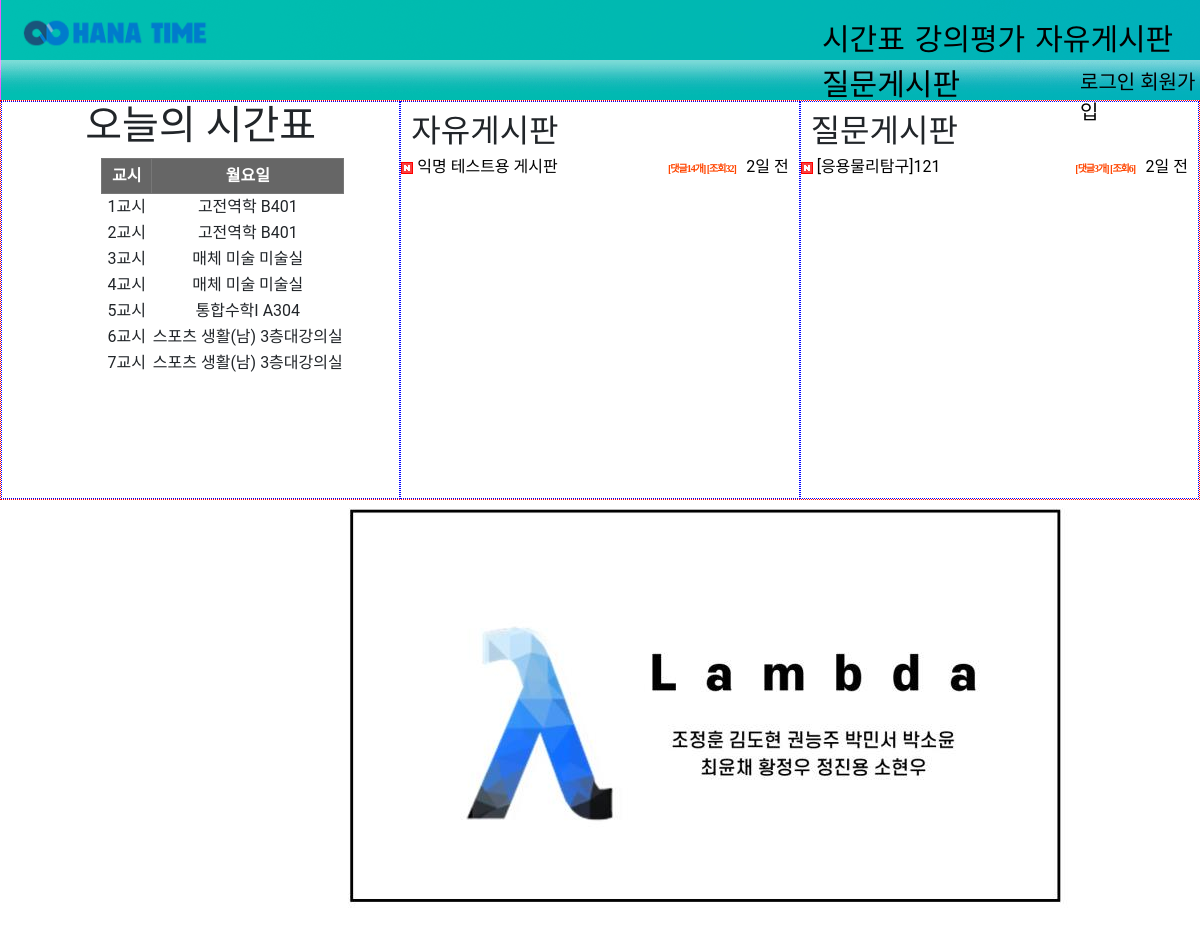
The page / on the database its author committed.
### freeboard/models.py (models this page shows, shortened)
class freeB (models.Model) :
    writer = models.ForeignKey(settings.AUTH_USER_MODEL, on_delete=models.SET_NULL, null=True, verbose_name='작성자')
    title = models.CharField(max_length = 200 )
    body = models.TextField()
    date = models.DateTimeField(auto_now_add=True)
    hits = models.PositiveIntegerField(default=0)
    name = models.CharField(max_length = 20)
    nameINIT = models.CharField(max_length = 20, null=True)
    nameTOname = models.TextField(null=True)
    nameCount = models.PositiveIntegerField(default=1)
    @property
    def created_string(self):
        time = datetime.now(tz=timezone.utc) - self.date
        if time < timedelta(minutes=1):
            return '방금 전'
        elif time < timedelta(hours=1):
            return str(int(time.seconds / 60)) + '분 전'
        elif time < timedelta(days=1):
            return str(int(time.seconds / 3600)) + '시간 전'
        elif time < timedelta(days=7):
            time = datetime.now(tz=timezone.utc).date() - self.date.date()
            return str(time.days) + '일 전'
        else:
            return False

class comment(models.Model) :
    comment = models.CharField(max_length=100)
    date = models.DateTimeField(auto_now_add=True)
    nameINIT = models.CharField(max_length = 20, null=True)
    name = models.CharField(max_length = 20)
    post = models.ForeignKey(freeB, on_delete=models.CASCADE)

### questionboard/models.py (models this page shows, shortened)
class questionB (models.Model) :
    Q_CHOICES = (
        ('미선택', '미선택'),
        ('고전역학', '고전역학'),
        ('응용물리탐구', '응용물리탐구'),
        ('프로그래밍', '프로그래밍'),
        ('수학세미나', '수학세미나'),
        ('통합수학', '통합수학'),
        ('에너지환경과학', '에너지환경과학'),
    )
    writer = models.ForeignKey(settings.AUTH_USER_MODEL, on_delete=models.SET_NULL, null=True, verbose_name='작성자')
    title = models.CharField(max_length = 200 )
    titleQ = models.CharField(max_length = 200, choices = Q_CHOICES)
    body = models.TextField()
    date = models.DateTimeField(auto_now_add=True)
    hits = models.PositiveIntegerField(default=0)
    name = models.CharField(max_length = 20)
    nameINIT = models.CharField(max_length = 20, null=True)
    nameTOname = models.TextField(null=True)
    nameCount = models.PositiveIntegerField(default=1)
    @property
    def created_string(self):
        time = datetime.now(tz=timezone.utc) - self.date
        if time < timedelta(minutes=1):
            return '방금 전'
        elif time < timedelta(hours=1):
            return str(int(time.seconds / 60)) + '분 전'
        elif time < timedelta(days=1):
            return str(int(time.seconds / 3600)) + '시간 전'
        elif time < timedelta(days=7):
            time = datetime.now(tz=timezone.utc).date() - self.date.date()
            return str(time.days) + '일 전'
        else:
            return False

class comment(models.Model) :
    comment = models.CharField(max_length=100)
    date = models.DateTimeField(auto_now_add=True)
    name = models.CharField(max_length = 20)
    post = models.ForeignKey(questionB, on_delete=models.CASCADE)

### homeapp/views.py (the view)
# urls.py: path('', homeview.home, name = 'home'),
def home(request) :
    all_boards = freeB.objects.all().order_by("-date")
    paginator = Paginator(all_boards, 5)
    page = int(request.GET.get('page', 1))
    posts = paginator.get_page(page)
    all_boardsQ = questionB.objects.all().order_by("-date")
    paginatorQ = Paginator(all_boardsQ, 5)
    pageQ = int(request.GET.get('page', 1))
    postsQ = paginatorQ.get_page(page)
    return render(request, 'home.html', {'posts':posts , 'postsQ':postsQ})

### homeapp/templates/home.html (shortened to what this page needs)
{% include 'header.html' %}
{% load static %}
<link rel="stylesheet" type="text/css" href="{% static 'css/style_home.css' %}">
<body>
    <section class="img_prv_layout">
        <div class="img_prv" style="text-align: center;">
            <h1>오늘의 시간표</h1>
            <div class="time_table" style="margin-left: 25%">
                <table summary="수강과목 시간표" style="text-align: center;">
                    <colgroup>
                        <col style="width:50px">
                        <col style="width:auto">
                        <col style="width:auto">
                        <col style="width:auto">
                        <col style="width:auto">
                        <col style="width:auto">
                    </colgroup>
                    <thead>
                        <tr>
                            <th>교시</th>
                            <th>월요일</th>
                        </tr>
                    </thead>
                    <tbody>
                        <tr>
                            <td>1교시<br></td>
                            <td>
                                고전역학 B401
                            </td>
                        </tr>
                        <tr>
                            <td>2교시<br></td>
                            <td>
                                고전역학 B401
                            </td>
                        </tr>
                        <tr>
                            <td>3교시<br></td>
                            <td>
                                매체 미술 미술실
                            </td>
                        </tr>
                        <tr>
                            <td>4교시<br></td>
                            <td>
                                매체 미술 미술실
                            </td>
                        </tr>
                        <tr>
                            <td>5교시<br></td>
                            <td>
                                통합수학Ⅰ A304
                            </td>
                        </tr>
                        <tr>
                            <td>6교시<br></td>
                            <td>
                                스포츠 생활(남) 3층대강의실
                            </td>
                        </tr>
                        <tr>
                            <td>7교시<br></td>
                            <td>
                                스포츠 생활(남) 3층대강의실
                            </td>
                        </tr>
                    </tbody>
                </table>
            </div>
        </div>
        <div class="img_prv">
            <h2 style = "margin-left: 10px; margin-top: 10px;">자유게시판</h2>
            <div class="miso-post-list">
                <div class="post-wrap">
                    <ul class="post-list">
                        {% for post in posts %}
                        <li class="post-row">
                            <a href="{% url 'detail' post.id %}" class="ellipsis"  style = "margin-right: 10px;">
                                <span class="pull-right gray font-12">
                                    <span class="count orangered">
                                        [댓글{{ post.comment_set.all|length }}개]  [조회{{ post.hits }}]  </span>
                                    {% if post.created_string == False %}
                                    {{ post.date|date:'m월 d일' }}
                                    {% else %}
                                    {{ post.created_string }}
                                    {% endif %}
                                    </span>
                                <span class="wr-icon wr-new"></span> {{ post.title }} </a>
                        </li>
                        {% endfor %}
                    </ul>
                </div>
            </div>
        </div>
        <div class="img_prv">
            <h2 style = "margin-left: 10px; margin-top: 10px;">질문게시판</h2>
            <div class="miso-post-list">
                <div class="post-wrap">
                    <ul class="post-list">
                        {% for post in postsQ %}
                        <li class="post-row">
                            <a href="{% url 'detailQ' post.id %}" class="ellipsis"  style = "margin-right: 10px;">
                                <span class="pull-right gray font-12">
                                    <span class="count orangered">
                                        [댓글{{ post.comment_set.all|length }}개]  [조회{{ post.hits}}]  </span>
                                    {% if post.created_string == False %}
                                    {{ post.date|date:'m월 d일' }}
                                    {% else %}
                                    {{ post.created_string }}
                                    {% endif %}
                                    </span>
                                <span class="wr-icon wr-new"></span> [{{ post.titleQ }}]{{ post.title }} </a>
                        </li>
                        {% endfor %}
                    </ul>
                </div>
            </div>
    </section>
    <section class="bottom_ad_layer">
        <div class="ad_wrapper">
            <div class="ad_container">
                <ul class="slider">
                    <li class="item"><img src="{% static 'images/circle/lambda.jpg' %}"></li>
                </ul>
            </div>
        </div>
    </section>
</body>
</html>

### hana/templates/header.html (shortened to what this page needs)
{% load static %}
{% load humanize %}
<!DOCTYPE html>
<html>
<head>
    <link rel="stylesheet" type="text/css" href="{% static 'css/style_header.css' %}">
    <link rel="stylesheet" type="text/css" href="{% static 'css/style.css' %}">
</head>
<body oncontextmenu="return false;" style="min-height: 500px; min-width: 1080px;">
    <div id="wrap" >
        <header>
                <a href = "{% url 'home' %}"><img src="{% static 'images/icons/logo.jpg' %}" class="logo"></a>
                <div class="menubar">
                    <li class="snb01"><a href = "{% url 'timetable' %}" style="text-decoration-line: none;">시간표</a></li>
                    <li class="snb02"><a href = "{% url 'lectureboard' %}" style="text-decoration-line: none;">강의평가</a></li>
                    <li class="snb03"><a href = "{% url 'freeboard' %}" style="text-decoration-line: none;">자유게시판</a></li>
                    <li class="snb04"><a href = "{% url 'questionboard' %}" style="text-decoration-line: none;">질문게시판</a></li>
                </div>
                    {% if user.is_authenticated%}
                    <div class="logbar" style="left:80%">
                        <li style="color:rgb(0,0,0);">{{ user.username }}님 안녕하세요</li>&nbsp;&nbsp;
                        <a href = "{% url 'logout' %}" style="text-decoration-line: none;"> 로그아웃</a>
                    </div>
                    {% else %}
                    <div class="logbar">
                        <a href = "{% url 'login' %}" style="text-decoration-line: none;">로그인</a>
                        <a href = "{% url 'signup' %}" style="text-decoration-line: none;">회원가입</a>
                    </div>
                    {% endif %}
        </header>
    </div>
</body>
</html>

### static/css/style_header.css (style rules this page uses)
body { margin: 0; padding: 0; background: #fff; font-style: normal; font-family: 'verdana', 'dotum'; height: 100%; display: block; font-weight:100; }
div { margin: 0; padding: 0; }
li { list-style: none; }
a { text-decoration-line: none; }
#wrap { position: relative; min-width: 1080px; width: 100%; height: 100px; margin: 0; background: url('/static/images/navbar.gif') repeat-x; }
.logo { object-fit: cover; position: absolute; left: 20px; top: 20px; width: 191px; height: 26px; }
.menubar { position: absolute; left: 68.5%; top: 17px; display: inline; font-size: 30px; float: left; font-weight:100; font-family: 'Black Han Sans', sans-serif; }
.menubar li { float: left; padding-right: 10px; }
.menubar li a { overflow: hidden; line-height: 0; }
.logbar { position: absolute; left: 90%; top: 67px; display: inline; font-size: 20px; float: left; font-weight:100; font-family: 'Black Han Sans', sans-serif; }

### static/css/style_home.css (style rules this page uses)
header { height: 75px; padding: 1rem; color: white; font-weight: bold; display: flex; flex-direction: row; border-radius: 7px; }
.img_prv_layout { display:flex; flex-direction: row; height: 400px; border: 1px red dotted; }
.img_prv { width: 100%; height: 100%; border: 1px blue dotted; }
.miso-post-list .post-wrap { overflow: hidden; margin-top: -2px; margin-bottom: -2px; }
.miso-post-list .post-list { overflow: hidden; list-style: none; padding: 0; margin: 0; line-height: 22px; }
.miso-post-list .post-list li { padding: 0; margin: 0; }
.orangered, i.orangered { color: #ff4500; }
.count { font-size: 10px; font-weight: 700; font-family: verdana; letter-spacing: -1px; line-height: 16px; padding-right: 1px; }
.pull-right { float: right!important; }
.miso-post-list .wr-new { width: 12px; height: 12px; background-image: url(./img/icon_new.gif); }
.miso-post-list .wr-icon { display: inline-block; padding: 0; margin: 0; line-height: 12px; vertical-align: middle; background-repeat: no-repeat; background-position: 0 0; }
.ellipsis { display: block; text-overflow: ellipsis; white-space: nowrap; word-wrap: normal; overflow: hidden; }
a:link, a:visited { color: #000; text-decoration: none; }
.time_table thead th { font-family: 'dotum'; background: #666666; color: #ffffff; padding: 5px 0; text-align: center; border: 1px solid #777; }
.ad_container { margin-left: 11%; margin-right: auto; width: 1080px; height:450px; position: relative; overflow: hidden; }
.slider { list-style:none; display: flex; position:absolute; top:0; left:0; }
.item { width:100%; height:100%; font-size: 35px; text-align: center; }
.ad_container ul { -webkit-transition: all 0.5s cubic-bezier(1, .01, .32, 1); -o-transition: all 0.5s cubic-bezier(1, .01, .32, 1); transition: all 0.5s cubic-bezier(1, .01, .32, 1); }

### hana/templates/header.html (style rules this page uses)
a:link { color:black; }

### homeapp/templates/home.html (style rules this page uses)
a:link { color:black; }

### rows shown on the page
freeB: comment_set.all|length "14", hits "32", created_string "2일 전", title "익명 테스트용 게시판"
questionB: comment_set.all|length "3", hits "6", created_string "2일 전", titleQ "응용물리탐구", title "121"
